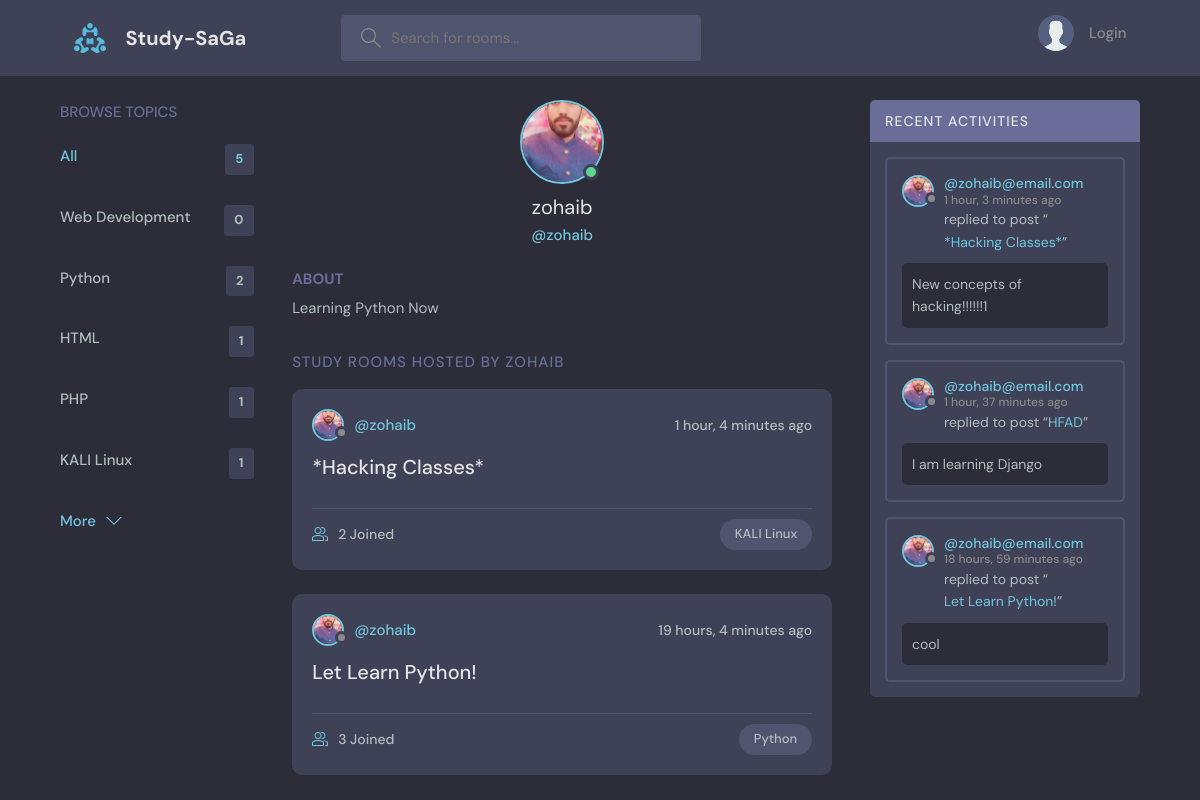
Page /profile/1/ on the committed database.
### base/models.py (models this page shows, shortened)
class Topic(models.Model):
    name = models.CharField(max_length=200)

class User(AbstractUser):
   name = models.CharField(max_length=200, null=True)
   email = models.EmailField(unique=True, null=True)
   bio = models.TextField(null=True)
   avatar = models.ImageField(null=True, default="avatar.svg")
   USERNAME_FIELD  = 'email'
   REQUIRED_FIELDS = []

class Room(models.Model):
    host = models.ForeignKey(User, on_delete=models.SET_NULL, null=True)
    topic = models.ForeignKey(Topic, on_delete=models.SET_NULL, null=True)
    name = models.CharField(max_length=200)
    discription = models.TextField(null=True, blank=True)
    participants = models.ManyToManyField(User, related_name='participants', blank=True)
    updated = models.DateTimeField(auto_now=True)
    created = models.DateTimeField(auto_now_add=True)
    class Meta:
        ordering = ['-updated', '-created']
    def __str__(self):
        return self.name

class Message(models.Model):
    user = models.ForeignKey(User, on_delete=models.CASCADE)
    room = models.ForeignKey(Room, on_delete=models.CASCADE)
    body = models.TextField()
    updated = models.DateTimeField(auto_now=True)
    created = models.DateTimeField(auto_now_add=True)
    class Meta:
        ordering = ['-updated', '-created']

### base/views.py (the view)
# urls.py: path('profile/<str:pk>/', views.userProfile, name="user-profile"),
def userProfile(request,pk):
    user = User.objects.get(id=pk)
    rooms = user.room_set.all()
    room_messages = user.message_set.all()
    topics = Topic.objects.all()
    context = {'user': user, 'rooms': rooms, 'room_messages': room_messages, 'topics': topics}
    return render(request, 'base/profile.html', context)

### base/templates/base/profile.html (shortened to what this page needs)
{% extends 'main.html' %}
{% block content %}
  <main class="profile-page layout layout--3">
    <div class="container">
      {% include "base/topic_component.html" %}
      <div class="roomList">
        <div class="profile">
          <div class="profile__avatar">
            <div class="avatar avatar--large active">
              <img src="{{user.avatar.url}}" />
            </div>
          </div>
          <div class="profile__info">
            <h3>{{user.username}}</h3>
            <p>@{{user.username}}</p>
          </div>
          <div class="profile__about">
            <h3>About</h3>
            <p>
             {{user.bio}}
            </p>
          </div>
        </div>
        <div class="roomList__header">
          <div>
            <h2>Study Rooms Hosted by {{user.username}}</a>
            </h2>
          </div>
        </div>
        {% include 'base/feed_component.html' %}
      </div>
      {% include 'base/activity_component.html' %}
    </div>
  </main>
{% endblock %}

### templates/main.html (shortened to what this page needs)
<!DOCTYPE html>
{% load static %}
<html lang="en">
  <head>
    <link rel="stylesheet" href="{% static 'styles/style.css' %}" />
  </head>
  <body>
    {% include 'navbar.html' %}
    {% block content %}
   {% endblock %}
  </body>
</html>

### templates/navbar.html (shortened to what this page needs)
{% load static %}
<header class="header header--loggedIn">
    <div class="container">
      <a href="{% url 'home' %}" class="header__logo">
        <img src="{% static 'images/logo.svg' %} " />
        <h1>Study-SaGa</h1>
      </a>
      <form class="header__search" method="GET" action="{% url 'home' %}">
        <label>
          <input name="q" placeholder="Search for rooms..." />
        </label>
      </form>
      <nav class="header__menu">
        {% if request.user.is_authenticated %}
        <div class="header__user">
          <a href="{% url 'update-user' %}">
            <div class="avatar avatar--medium active">
              <img src="{{request.user.avatar.url}}" />
            </div>
            <p> {{request.user.username}} <span>@{{request.user.username}}</span></p>
          </a>
          <button class="dropdown-button">
            <svg version="1.1" xmlns="http://www.w3.org/2000/svg" width="32" height="32" viewBox="0 0 32 32">
              <title>chevron-down</title>
              <path d="M16 21l-13-13h-3l16 16 16-16h-3l-13 13z"></path>
            </svg>
          </button>
        </div>
        {% else %}
        <a href="{% url 'login' %}">
          <img src="{% static 'images/avatar.svg' %}" />
          <p>Login</p>
        </a>
        {% endif %}
      </nav>
    </div>
  </header>

### base/templates/base/topic_component.html
<div class="topics">
    <div class="topics__header">
      <h2>Browse Topics</h2>
    </div>
    <ul class="topics__list">
      <li>
        <a href="{% url 'home' %}" class="active">All <span>{{topics.count}}</span></a>
      </li>
      {% for topic in topics %}
      <li>
        <a href="{% url 'home' %}?q={{topic.name}}"> {{topic.name}} <span>{{topic.room_set.all.count}}</span></a>
      </li>
      {% endfor %}
    </ul>
    <a class="btn btn--link" href="{% url 'topics' %}">
      More
      <svg version="1.1" xmlns="http://www.w3.org/2000/svg" width="32" height="32" viewBox="0 0 32 32">
        <title>chevron-down</title>
        <path d="M16 21l-13-13h-3l16 16 16-16h-3l-13 13z"></path>
      </svg>
    </a>
  </div>

### base/templates/base/feed_component.html (shortened to what this page needs)
{% for room in rooms %}
<div class="roomListRoom">
    <div class="roomListRoom__header">
      <a href="{% url 'user-profile' room.host.id %}" class="roomListRoom__author">
        <div class="avatar avatar--small">
          <img src="{{room.host.avatar.url}}" />
        </div>
        <span>@{{room.host.username}}</span>
      </a>
      <div class="roomListRoom__actions">
        <span>{{room.created|timesince}} ago</span>
      </div>
    </div>
    <div class="roomListRoom__content">
      <a href="{% url 'room' room.id %}">{{room.name}}</a>
    </div>
    <div class="roomListRoom__meta">
      <a href="{% url 'room' room.id %}" class="roomListRoom__joined">
        {{room.participants.all.count}} Joined
      </a>
      <p class="roomListRoom__topic">{{room.topic.name}}</p>
    </div>
  </div>
  {% endfor %}

### base/templates/base/activity_component.html (shortened to what this page needs)
<div class="activities">
    <div class="activities__header">
      <h2>Recent Activities</h2>
    </div>
    {% for message in room_messages %}
    <div class="activities__box">
      <div class="activities__boxHeader roomListRoom__header">
        <a href="{% url 'user-profile' message.user.id %}" class="roomListRoom__author">
          <div class="avatar avatar--small">
            <img src="{{message.user.avatar.url}}" />
          </div>
          <p>
            @{{message.user}}
            <span>{{message.created|timesince}} ago</span>
          </p>
        </a>
      </div>
      <div class="activities__boxContent">
        <p>replied to post “<a href="{% url 'room' message.room.id %}">{{message.room}}</a>”</p>
        <div class="activities__boxRoomContent">
            {{message.body}}
        </div>
      </div>
    </div>
    {% endfor %}
  </div>

### rows in the picture
Topic: name "Web Development", room_set.all.count "0"
Topic: name "Python", room_set.all.count "2"
Topic: name "HTML", room_set.all.count "1"
Topic: name "PHP", room_set.all.count "1"
Topic: name "KALI Linux", room_set.all.count "1"
User: avatar (picture), username "zohaib", bio "Learning Python Now", username "ZOHAIB"
Room: host.avatar (picture), host.username "zohaib", created "1 hour, 4 minutes", name "*Hacking Classes*", participants.all.count "2", topic.name "KALI Linux"
Room: host.avatar (picture), host.username "zohaib", created "19 hours, 4 minutes", name "Let Learn Python!", participants.all.count "3", topic.name "Python"
Message: user.avatar (picture), user "zohaib@email.com", created "1 hour, 3 minutes", room "*Hacking Classes*", body "New concepts of hacking!!!!!!1"
Message: user.avatar (picture), user "zohaib@email.com", created "1 hour, 37 minutes", room "HFAD", body "I am learning Django"
Message: user.avatar (picture), user "zohaib@email.com", created "18 hours, 59 minutes", room "Let Learn Python!", body "cool"

### other values in the picture
{{ topics.count }} "5"
